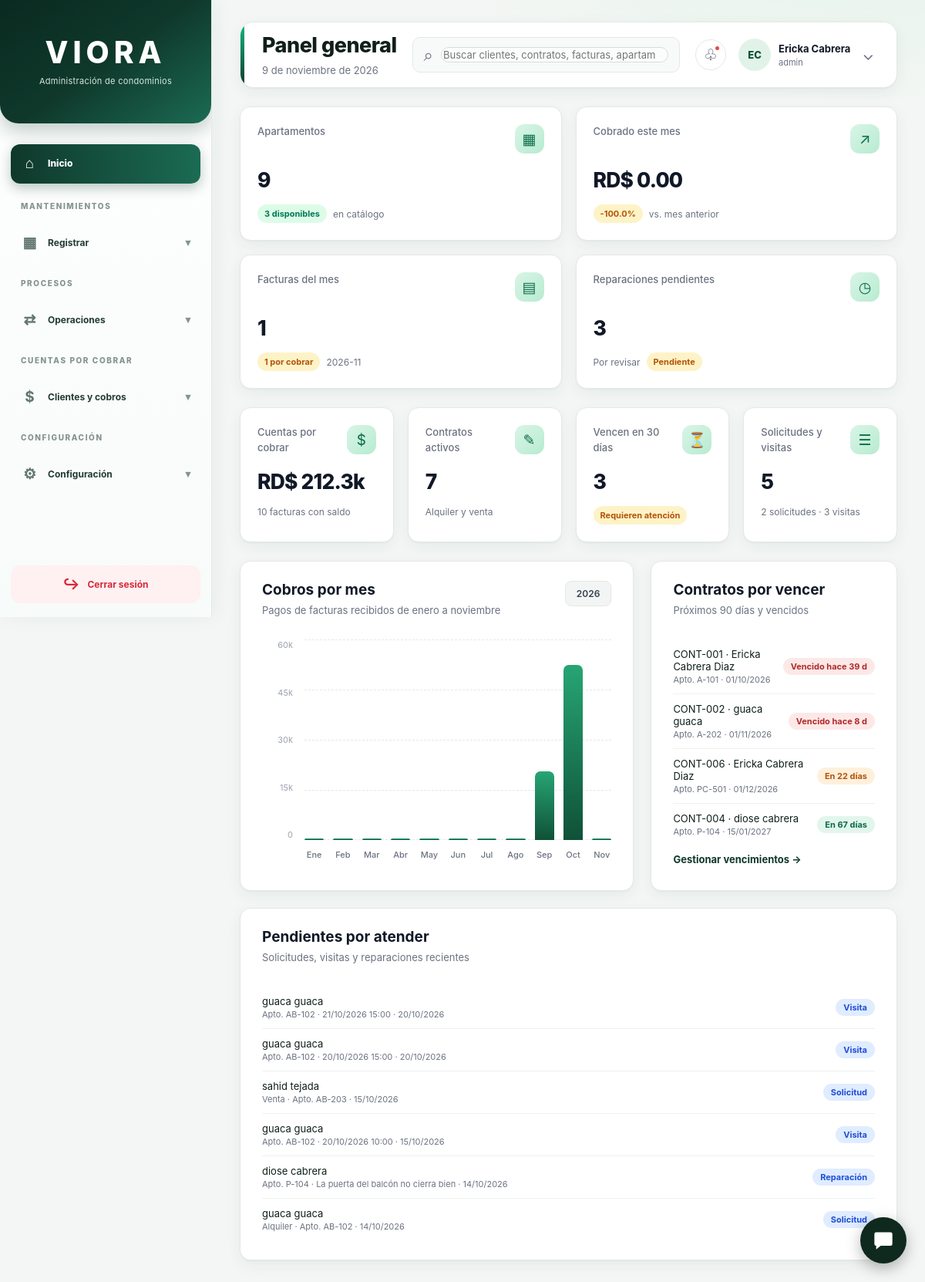
Page /Viora/login/principal.php (signed in) on the committed database.
### tables this page shows
CREATE TABLE `contrato` (
  `id_contratos` bigint(20) NOT NULL,
  `apartamento_id` bigint(20) NOT NULL,
  `propiedad_id` bigint(20) DEFAULT NULL,
  `numero_contrato` varchar(50) NOT NULL,
  `fecha_inicio` date NOT NULL,
  `fecha_fin` date DEFAULT NULL,
  `monto_alquiler` decimal(18,2) NOT NULL,
  `deposito` decimal(18,2) DEFAULT 0.00,
  `condiciones` text DEFAULT NULL,
  `estado` varchar(30) DEFAULT 'Activo',
  `activo` tinyint(1) DEFAULT 1,
  `solicitud_id` bigint(20) DEFAULT NULL,
  `persona_id` bigint(20) DEFAULT NULL,
  `tipo_operacion` enum('Alquiler','Venta') NOT NULL DEFAULT 'Alquiler',
  `archivo_contrato` varchar(255) DEFAULT NULL,
  `monto_mantenimiento` decimal(18,2) NOT NULL DEFAULT 0.00
);

CREATE TABLE `apartamento` (
  `id_apartamentos` bigint(20) NOT NULL,
  `edificio_id` bigint(20) NOT NULL,
  `numero` varchar(20) NOT NULL,
  `piso` int(11) DEFAULT NULL,
  `habitaciones` int(11) DEFAULT NULL,
  `banos` int(11) DEFAULT NULL,
  `metros_cuadrados` decimal(10,2) DEFAULT NULL,
  `descripcion` text DEFAULT NULL,
  `estado` varchar(30) DEFAULT 'Disponible',
  `activo` tinyint(1) DEFAULT 1,
  `imagen` varchar(255) DEFAULT NULL,
  `precio_alquiler` decimal(12,2) DEFAULT NULL,
  `disponible` tinyint(1) DEFAULT 1,
  `tipo_operacion` enum('Alquiler','Venta','Ambos') NOT NULL DEFAULT 'Alquiler',
  `precio_venta` decimal(14,2) DEFAULT NULL
);

### Viora/login/principal.php (the view, shortened to what this page needs)
<?php
require_once __DIR__ . '/../conf/conexion.php';
function esc($v) { return htmlspecialchars((string)($v ?? ''), ENT_QUOTES, 'UTF-8'); }
function pesos($n) { return 'RD$ ' . number_format((float)$n, 2); }
function pesosCorto($n) {
    $n = (float)$n;
    if ($n >= 10000) return 'RD$ ' . round($n / 1000, 1) . 'k';
    return pesos($n);
}
function fdate($f) { return $f ? date('d/m/Y', strtotime($f)) : '—'; }
function filas(mysqli $db, string $sql, string $tipos = '', array $params = []): array {
    try {
        $st = $db->prepare($sql);
        if ($tipos !== '') $st->bind_param($tipos, ...$params);
        $st->execute();
        $r = $st->get_result()->fetch_all(MYSQLI_ASSOC);
        return $r;
    } catch (Throwable $e) {
        error_log('VIORA principal: ' . $e->getMessage());
        return [];
    }
}
function valor(mysqli $db, string $sql, string $tipos = '', array $params = []) {
    $f = filas($db, $sql, $tipos, $params);
    return $f ? array_values($f[0])[0] : 0;
}
$nombre = $_SESSION['nombre_usuario'] ?? 'Usuario';
$usuario = $_SESSION['usuario'] ?? 'Administrador';
$idUsuario = (int)($_SESSION['id_usuario'] ?? 0);
$palabras = preg_split('/\s+/', trim($nombre));
if (count($palabras) >= 2) {
    $iniciales = mb_strtoupper(mb_substr($palabras[0], 0, 1) . mb_substr($palabras[1], 0, 1), 'UTF-8');
} else {
    $iniciales = mb_strtoupper(mb_substr($nombre, 0, 2, 'UTF-8'), 'UTF-8');
}
$meses = ['enero', 'febrero', 'marzo', 'abril', 'mayo', 'junio',
          'julio', 'agosto', 'septiembre', 'octubre', 'noviembre', 'diciembre'];
$mesesCorto = ['Ene', 'Feb', 'Mar', 'Abr', 'May', 'Jun', 'Jul', 'Ago', 'Sep', 'Oct', 'Nov', 'Dic'];
$fecha = date('j') . ' de ' . $meses[(int)date('n') - 1] . ' de ' . date('Y');
$anio = (int)date('Y');
$mesActual = (int)date('n');
$periodo = date('Y-m');
$periodoAnterior = date('Y-m', strtotime('first day of last month'));
$totalApts = (int)valor($conexion, "SELECT COUNT(*) FROM apartamento WHERE activo = 1");
$aptsLibres = (int)valor($conexion, "SELECT COUNT(*) FROM apartamento WHERE activo = 1 AND disponible = 1 AND estado = 'Disponible'");
$cobradoMes = (float)valor($conexion, "SELECT COALESCE(SUM(monto),0) FROM factura_pago WHERE DATE_FORMAT(fecha_pago,'%Y-%m') = ?", 's', [$periodo]);
$cobradoPrev = (float)valor($conexion, "SELECT COALESCE(SUM(monto),0) FROM factura_pago WHERE DATE_FORMAT(fecha_pago,'%Y-%m') = ?", 's', [$periodoAnterior]);
$variacion = $cobradoPrev > 0 ? (($cobradoMes - $cobradoPrev) / $cobradoPrev) * 100 : null;
$facturasMes = (int)valor($conexion, "SELECT COUNT(*) FROM factura WHERE periodo = ? AND estado <> 'Anulada'", 's', [$periodo]);
$facturasPend = (int)valor($conexion, "SELECT COUNT(*) FROM factura WHERE periodo = ? AND estado IN ('Pendiente','Parcial')", 's', [$periodo]);
$repPend = (int)valor($conexion, "SELECT COUNT(*) FROM solicitud_mantenimiento WHERE activo = 1 AND estado = 'Pendiente'");
$porCobrar = (float)valor($conexion, "SELECT COALESCE(SUM(saldo_pendiente),0) FROM factura WHERE estado IN ('Pendiente','Parcial')");
$facturasConSaldo = (int)valor($conexion, "SELECT COUNT(*) FROM factura WHERE estado IN ('Pendiente','Parcial')");
$contratosActivos = (int)valor($conexion, "SELECT COUNT(*) FROM contrato WHERE activo = 1 AND estado = 'Activo'");
$porVencer = (int)valor($conexion, "SELECT COUNT(*) FROM contrato WHERE activo = 1 AND tipo_operacion = 'Alquiler' AND fecha_fin IS NOT NULL AND fecha_fin <= DATE_ADD(CURDATE(), INTERVAL 30 DAY)");
$solicPend = (int)valor($conexion, "SELECT COUNT(*) FROM solicitud_propiedad WHERE activo = 1 AND estado IN ('Pendiente','En revision')");
$visitasPend = (int)valor($conexion, "SELECT COUNT(*) FROM visita_propiedad WHERE estado = 'Pendiente'");
$cobrosMes = array_fill(1, 12, 0.0);
foreach (filas($conexion, "SELECT MONTH(fecha_pago) m, SUM(monto) t FROM factura_pago WHERE YEAR(fecha_pago) = ? GROUP BY MONTH(fecha_pago)", 'i', [$anio]) as $r) {
    $cobrosMes[(int)$r['m']] = (float)$r['t'];
}
$maximo = max($cobrosMes);
$tope = 1000;
if ($maximo > 0) {
    $paso = $maximo / 4;
    $mag = pow(10, floor(log10($paso)));
    foreach ([1, 1.25, 1.5, 2, 2.5, 3, 4, 5, 6, 7.5, 10] as $c) {
        if ($c * $mag >= $paso) { $paso = $c * $mag; break; }
    }
    $tope = $paso * 4;
}
$marcas = [];
foreach ([1, 0.75, 0.5, 0.25, 0] as $f) {
    $v = $tope * $f;
    $marcas[] = $v >= 1000000 ? round($v / 1000000, 2) . 'M' : ($v >= 1000 ? round($v / 1000, 1) . 'k' : (string)round($v));
}
$vencimientos = filas($conexion, "SELECT ct.numero_contrato, ct.fecha_fin, DATEDIFF(ct.fecha_fin, CURDATE()) dias,
        TRIM(CONCAT(COALESCE(p.nombres,''),' ',COALESCE(p.apellidos,''))) cliente, a.numero apto
    FROM contrato ct LEFT JOIN persona p ON p.id_personas = ct.persona_id
    JOIN apartamento a ON a.id_apartamentos = ct.apartamento_id
    WHERE ct.activo = 1 AND ct.tipo_operacion = 'Alquiler' AND ct.fecha_fin IS NOT NULL AND ct.fecha_fin <= DATE_ADD(CURDATE(), INTERVAL 90 DAY)
    ORDER BY ct.fecha_fin ASC LIMIT 5");
$pendientes = filas($conexion, "SELECT * FROM (
    SELECT 'Solicitud' tipo, CONCAT(p.nombres,' ',p.apellidos) cliente, CONCAT(s.tipo_operacion,' · Apto. ',a.numero) detalle, s.fecha_solicitud fecha
    FROM solicitud_propiedad s JOIN persona p ON p.id_personas = s.persona_id JOIN apartamento a ON a.id_apartamentos = s.apartamento_id
    WHERE s.activo = 1 AND s.estado IN ('Pendiente','En revision')
    UNION ALL
    SELECT 'Visita', CONCAT(p.nombres,' ',p.apellidos), CONCAT('Apto. ',a.numero,' · ',DATE_FORMAT(v.fecha_visita,'%d/%m/%Y %H:%i')), v.fecha_solicitud
    FROM visita_propiedad v JOIN persona p ON p.id_personas = v.persona_id JOIN apartamento a ON a.id_apartamentos = v.apartamento_id
    WHERE v.estado = 'Pendiente'
    UNION ALL
    SELECT 'Reparación', CONCAT(p.nombres,' ',p.apellidos), CONCAT('Apto. ',a.numero,' · ',LEFT(m.descripcion,40)), m.fecha_solicitud
    FROM solicitud_mantenimiento m JOIN persona p ON p.id_personas = m.persona_id JOIN apartamento a ON a.id_apartamentos = m.apartamento_id
    WHERE m.activo = 1 AND m.estado = 'Pendiente'
  ) t ORDER BY fecha DESC LIMIT 6");
$notifs = $idUsuario ? filas($conexion, "SELECT titulo, mensaje, fecha_envio, estado FROM notificacion WHERE usuario_id = ? AND activo = 1 ORDER BY fecha_envio DESC LIMIT 6", 'i', [$idUsuario]) : [];
$notifSinLeer = 0;
foreach ($notifs as $n) { if ($n['estado'] === 'Pendiente') $notifSinLeer++; }
$q = trim((string)($_GET['q'] ?? ''));
?>
<!DOCTYPE html>
<html lang="es">
<head>
  <link rel="stylesheet" href="../estilos/styleP.css?v=9">
</head>
<body>
  <div class="diseño">
    <?php include __DIR__ . '/../mantenimientos/menu_lateral.php'; ?>
    <main class="contenido">
      <header class="contenido__superior">
        <div class="panel-info">
          <h1>Panel general</h1>
          <span><?= esc($fecha) ?></span>
        </div>
        <form class="barra-busqueda" action="principal.php" method="get" role="search">
          <span aria-hidden="true">⌕</span>
          <input type="search" name="q" value="<?= esc($q) ?>" maxlength="80" placeholder="Buscar clientes, contratos, facturas, apartamentos..." aria-label="Buscar">
        </form>
        <div class="usuario-acciones">
          <details class="pi-notif">
            <summary class="notif-badge" aria-label="Notificaciones" title="Notificaciones">
              ♧<?php if ($notifSinLeer > 0): ?><span class="notif-punto"></span><?php endif; ?>
            </summary>
          </details>
          <div class="perfil-usuario">
            <div class="avatar"><?= esc($iniciales) ?></div>
            <div class="info-usuario-detalles">
              <span class="nombre"><?= esc($nombre) ?></span>
              <span class="rol"><?= esc($usuario) ?></span>
            </div>
            <a class="salir" href="logout.php" title="Cerrar sesión">⌄</a>
          </div>
        </div>
      </header>
      <section class="tarjetas" aria-label="Resumen de métricas">
        <a class="tarjeta" href="../mantenimientos/apartamento.php">
          <div class="tarjeta__fila"><span class="tarjeta__etiqueta">Apartamentos</span><span class="tarjeta__icono">▦</span></div>
          <div class="tarjeta__valor"><?= $totalApts ?></div>
          <div class="tarjeta__pie"><span class="indicador positivo"><?= $aptsLibres ?> disponibles</span><span>en catálogo</span></div>
        </a>
        <a class="tarjeta" href="../mantenimientos/consulta_cobros.php">
          <div class="tarjeta__fila"><span class="tarjeta__etiqueta">Cobrado este mes</span><span class="tarjeta__icono">↗</span></div>
          <div class="tarjeta__valor"><?= pesosCorto($cobradoMes) ?></div>
          <div class="tarjeta__pie">
            <?php if ($variacion === null): ?><span class="indicador neutro">Sin mes previo</span>
            <?php else: ?><span class="indicador <?= $variacion >= 0 ? 'positivo' : 'alerta' ?>"><?= ($variacion >= 0 ? '+' : '') . number_format($variacion, 1) ?>%</span><span>vs. mes anterior</span><?php endif; ?>
          </div>
        </a>
        <a class="tarjeta" href="../mantenimientos/consulta_facturas.php">
          <div class="tarjeta__fila"><span class="tarjeta__etiqueta">Facturas del mes</span><span class="tarjeta__icono">▤</span></div>
          <div class="tarjeta__valor"><?= $facturasMes ?></div>
          <div class="tarjeta__pie"><span class="indicador <?= $facturasPend ? 'alerta' : 'positivo' ?>"><?= $facturasPend ?> por cobrar</span><span><?= esc($periodo) ?></span></div>
        </a>
        <a class="tarjeta" href="../mantenimientos/reparaciones.php">
          <div class="tarjeta__fila"><span class="tarjeta__etiqueta">Reparaciones pendientes</span><span class="tarjeta__icono">◷</span></div>
          <div class="tarjeta__valor"><?= $repPend ?></div>
          <div class="tarjeta__pie"><span>Por revisar</span><span class="indicador <?= $repPend ? 'alerta' : 'positivo' ?>"><?= $repPend ? 'Pendiente' : 'Al día' ?></span></div>
        </a>
      </section>
      <section class="pi-fila" aria-label="Indicadores adicionales">
        <a class="tarjeta" href="../mantenimientos/cxc_clientes.php">
          <div class="tarjeta__fila"><span class="tarjeta__etiqueta">Cuentas por cobrar</span><span class="tarjeta__icono">$</span></div>
          <div class="tarjeta__valor"><?= pesosCorto($porCobrar) ?></div>
          <div class="tarjeta__pie"><span><?= $facturasConSaldo ?> facturas con saldo</span></div>
        </a>
        <a class="tarjeta" href="../mantenimientos/contratos.php">
          <div class="tarjeta__fila"><span class="tarjeta__etiqueta">Contratos activos</span><span class="tarjeta__icono">✎</span></div>
          <div class="tarjeta__valor"><?= $contratosActivos ?></div>
          <div class="tarjeta__pie"><span>Alquiler y venta</span></div>
        </a>
        <a class="tarjeta" href="../mantenimientos/vencimiento_contratos.php">
          <div class="tarjeta__fila"><span class="tarjeta__etiqueta">Vencen en 30 días</span><span class="tarjeta__icono">⏳</span></div>
          <div class="tarjeta__valor"><?= $porVencer ?></div>
          <div class="tarjeta__pie"><span class="indicador <?= $porVencer ? 'alerta' : 'positivo' ?>"><?= $porVencer ? 'Requieren atención' : 'Sin urgencias' ?></span></div>
        </a>
        <a class="tarjeta" href="../mantenimientos/solicitudes.php">
          <div class="tarjeta__fila"><span class="tarjeta__etiqueta">Solicitudes y visitas</span><span class="tarjeta__icono">☰</span></div>
          <div class="tarjeta__valor"><?= $solicPend + $visitasPend ?></div>
          <div class="tarjeta__pie"><span><?= $solicPend ?> solicitudes · <?= $visitasPend ?> visitas</span></div>
        </a>
      </section>
      <section class="pi-grid">
        <article class="panel-grafico">
          <div class="panel__encabezado">
            <div><h2>Cobros por mes</h2><p>Pagos de facturas recibidos de enero a <?= esc($meses[$mesActual - 1]) ?></p></div>
            <span class="etiqueta-periodo"><?= $anio ?></span>
          </div>
          <div class="grafico">
            <div class="grafico__marcas"><?php foreach ($marcas as $m): ?><span><?= esc($m) ?></span><?php endforeach; ?></div>
            <div class="grafico__zona">
              <div class="lineas-guia"><i></i><i></i><i></i><i></i><i></i></div>
              <div class="barras">
                <?php for ($m = 1; $m <= $mesActual; $m++):
                  $pct = $maximo > 0 ? round($cobrosMes[$m] / $tope * 100, 1) : 0; ?>
                  <div class="barra-columna">
                    <div class="barra" style="height: <?= $pct ?>%" title="<?= esc($mesesCorto[$m - 1] . ': ' . pesos($cobrosMes[$m])) ?>"></div>
                    <span><?= esc($mesesCorto[$m - 1]) ?></span>
                  </div>
                <?php endfor; ?>
              </div>
            </div>
          </div>
        </article>
        <article class="panel-grafico">
          <div class="panel__encabezado">
            <div><h2>Contratos por vencer</h2><p>Próximos 90 días y vencidos</p></div>
          </div>
          <?php if (!$vencimientos): ?>
            <div class="pi-vacio">No hay contratos próximos a vencer.</div>
          <?php else: ?>
          <ul class="pi-lista">
            <?php foreach ($vencimientos as $v):
              $d = (int)$v['dias'];
              [$cl, $tx] = $d < 0 ? ['rojo', 'Vencido hace ' . abs($d) . ' d'] : ($d === 0 ? ['naranja', 'Vence hoy'] : ($d <= 30 ? ['naranja', 'En ' . $d . ' días'] : ['verde', 'En ' . $d . ' días'])); ?>
              <li><span><?= esc($v['numero_contrato']) ?> · <?= esc($v['cliente'] ?: '—') ?><small>Apto. <?= esc($v['apto']) ?> · <?= fdate($v['fecha_fin']) ?></small></span><span class="pi-tag <?= $cl ?>"><?= esc($tx) ?></span></li>
            <?php endforeach; ?>
          </ul>
          <?php endif; ?>
          <a class="pi-enlace" href="../mantenimientos/vencimiento_contratos.php">Gestionar vencimientos →</a>
        </article>
      </section>
      <section class="paneles">
        <article class="panel-grafico">
          <div class="panel__encabezado">
            <div><h2>Pendientes por atender</h2><p>Solicitudes, visitas y reparaciones recientes</p></div>
          </div>
          <?php if (!$pendientes): ?>
            <div class="pi-vacio">No hay trámites pendientes.</div>
          <?php else: ?>
          <ul class="pi-lista">
            <?php foreach ($pendientes as $p): ?>
              <li><span><?= esc($p['cliente']) ?><small><?= esc($p['detalle']) ?> · <?= esc(date('d/m/Y', strtotime($p['fecha']))) ?></small></span><span class="pi-tag azul"><?= esc($p['tipo']) ?></span></li>
            <?php endforeach; ?>
          </ul>
          <?php endif; ?>
        </article>
      </section>
    </main>
  </div>
</body>
</html>

### rows in the picture
contrato: numero_contrato "CONT-001", cliente "Ericka Cabrera Diaz", apartamento.numero "A-101", fecha_fin "01/10/2026", tx "Vencido hace 39 d"
contrato: numero_contrato "CONT-002", cliente "guaca guaca", apartamento.numero "A-202", fecha_fin "01/11/2026", tx "Vencido hace 8 d"
contrato: numero_contrato "CONT-006", cliente "Ericka Cabrera Diaz", apartamento.numero "PC-501", fecha_fin "01/12/2026", tx "En 22 días"
contrato: numero_contrato "CONT-004", cliente "diose cabrera", apartamento.numero "P-104", fecha_fin "15/01/2027", tx "En 67 días"

### other values in the picture
$iniciales "EC"
$nombre "Ericka Cabrera"
$usuario "admin"
$totalApts "9"
$aptsLibres "3"
pesosCorto($cobradoMes) "RD$ 0.00"
$variacion "-100.0"
$facturasMes "1"
$facturasPend "1"
$periodo "2026-11"
$repPend "3"
pesosCorto($porCobrar) "RD$ 212.3k"
$facturasConSaldo "10"
$contratosActivos "7"
$porVencer "3"
